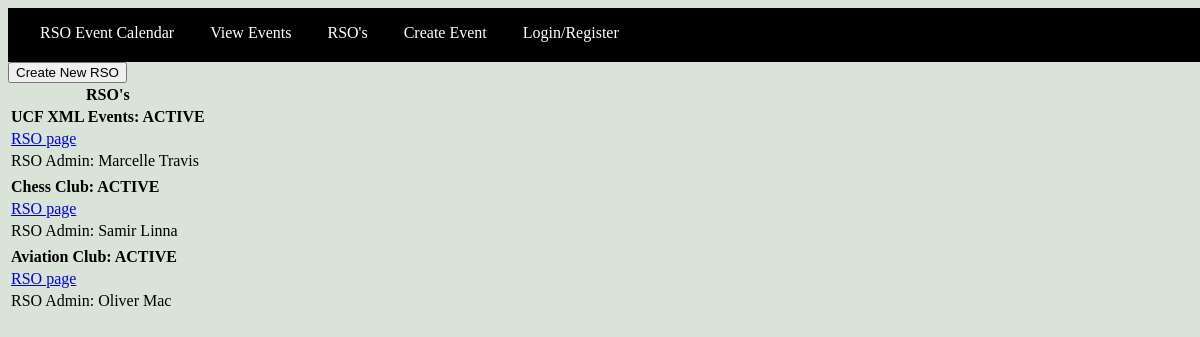
The app's page /php/populate_rso.php, older data.
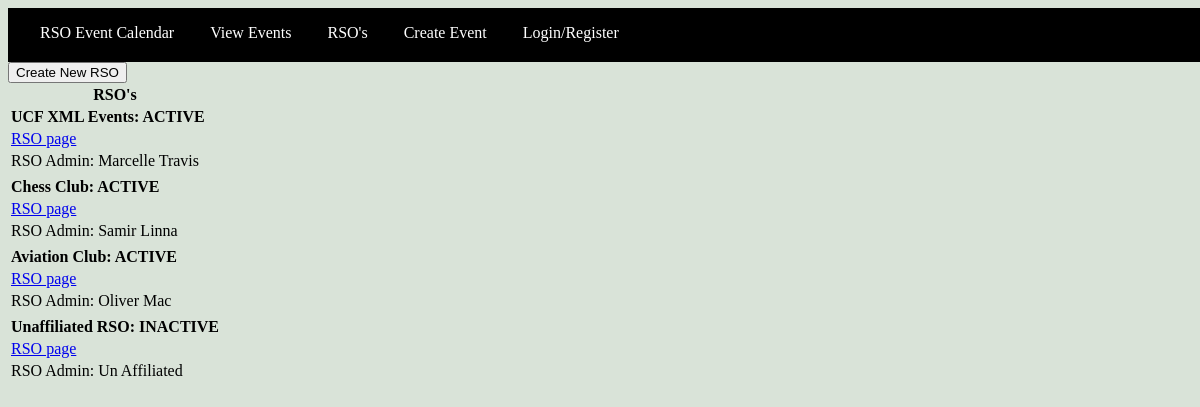
The same page, newer data.
### tables this page shows
CREATE TABLE rso(
        rso_id        INT           NOT NULL AUTO_INCREMENT,
        uid           INT           NOT NULL,
        school_code   INT           NOT NULL,
        name          VARCHAR(255)  NOT NULL,
        num_members   INT           NOT NULL,
        active        BOOLEAN       NOT NULL,
        FOREIGN KEY (school_code) REFERENCES university (school_code) ON DELETE CASCADE,
        FOREIGN KEY (uid) REFERENCES users (uid) ON DELETE CASCADE,
        PRIMARY KEY (rso_id)
);

CREATE TABLE users(
        uid          INT            NOT NULL AUTO_INCREMENT,
        first_name   VARCHAR(20)    NOT NULL,
        last_name    VARCHAR(20)    NOT NULL,
        school_code  INT            NOT NULL,
        username     VARCHAR(20)    NOT NULL,
        password     VARCHAR(11)    NOT NULL,
        email        VARCHAR(50)    NOT NULL,
        FOREIGN KEY (school_code) REFERENCES university (school_code) ON DELETE CASCADE,
        PRIMARY KEY (uid)
);

### php/functions.php (called while the page is built, shortened)
<?php
$dbhost = 'localhost';
$dbname = 'event_db';
$dbuser = 'root';
$dbpass = '';
$con = mysqli_connect($dbhost, $dbuser, $dbpass, $dbname) or
  die(mysql_error());
function queryMysql($query)
{
  global $con;
  $result = mysqli_query($con, $query);
  return $result;
}
 ?>

### php/populate_rso.php (the view)
<?php
  require_once 'header.php';
$sql = "SELECT
            a.rso_id,
            a.uid,
            a.name,
            a.active,
            b.uid,
            b.first_name,
            b.last_name
        FROM
            rso a
                JOIN users b
                    ON a.uid = b.uid";
echo "<form action= 'create_rso.php'><button>Create New RSO</button></form>";
echo "<table>
       <tr>
        <th>RSO's</th>
          </tr>";
$result = queryMysql($sql);
if ($result->num_rows) {
    while($row = $result->fetch_assoc()) {
        echo "<tr><td><strong>" . $row["name"] ;
        $active = $row["active"] ? ": ACTIVE" : ": INACTIVE";
        echo $active . "</strong></td></tr>";
        echo "<tr><td><a href='rso_page.php?rso_id=" . $row['rso_id'] ."'> RSO page </a></td></tr>";
        echo "<tr><td>" . "RSO Admin: " . $row["first_name"] . " " . $row["last_name"] . "</td></tr>";
        echo '<tr class="bordered"><td></td></tr>';
    }
    echo "</table>";
} else {
    echo "0 results";
}
?>
</body>
</html>

Row changes from the older to the newer data that the page shows:
added rso: name "Unaffiliated RSO", active ": INACTIVE", uid.first_name "Un", uid.last_name "Affiliated"
